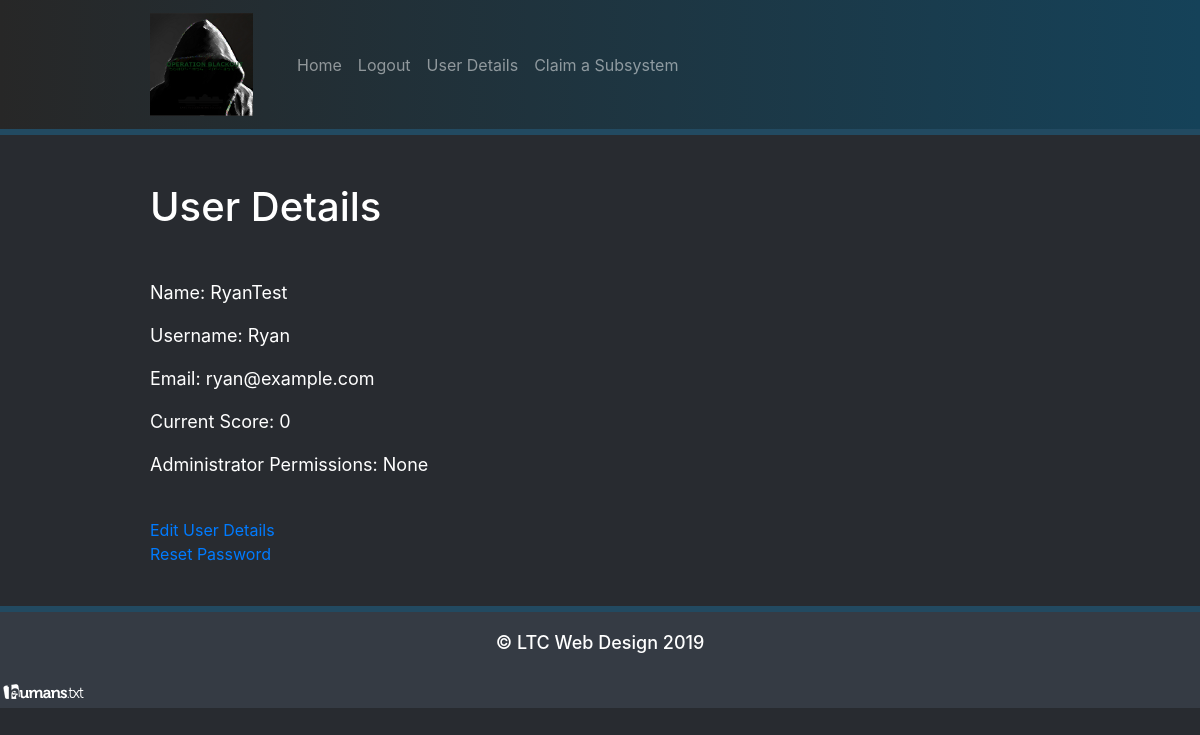
Page /user (signed in) on the earlier database version.
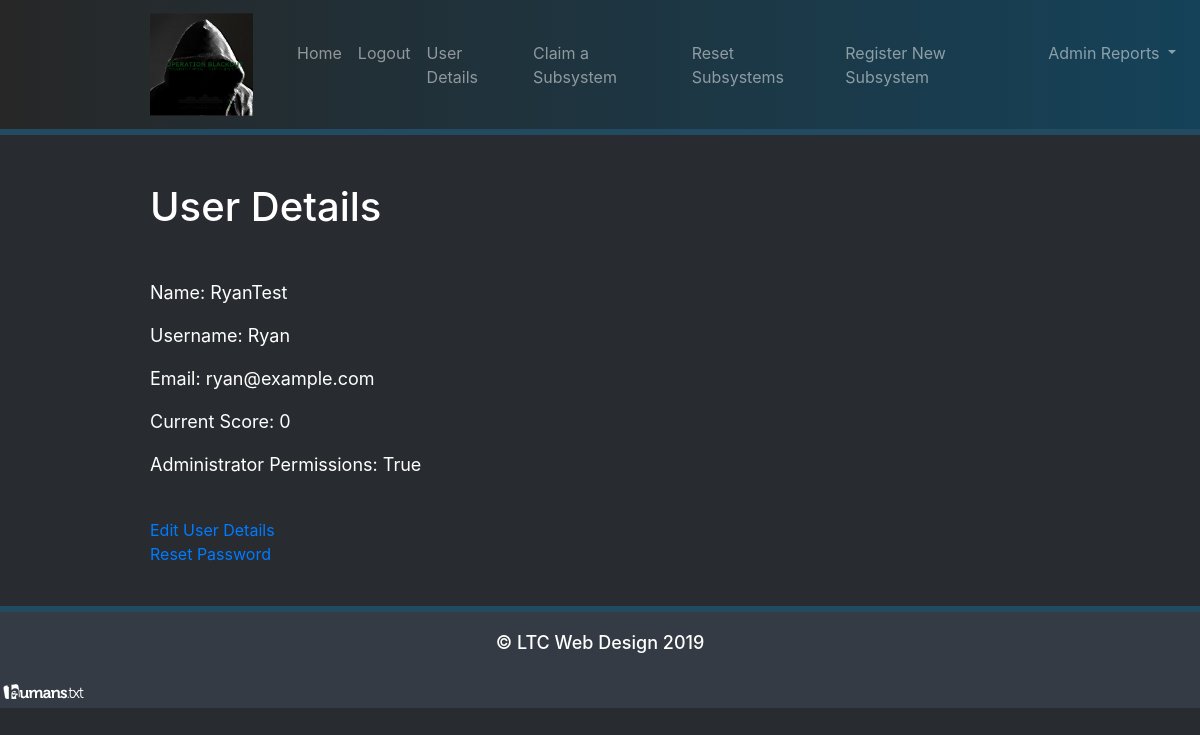
Same page on the later database version.
### models.py (models this page shows, shortened)
class User(UserMixin, db.Model):
    id = db.Column(db.Integer, primary_key=True)
    name = db.Column(db.String(64), index=True, unique=True)
    username = db.Column(db.String(64), index=True, unique=True)
    email = db.Column(db.String(120), index=True, unique=True)
    password_hash = db.Column(db.String(128))
    is_administrator = db.Column(db.Boolean)
    current_score = db.Column(db.Integer)
    active_player = db.Column(db.Boolean)
    def is_admin(self):
        if self.is_administrator == bool('true'):
            print("{} is an Administrator".format(self.username))
            return True
        else:
            print("{} is a Regular User".format(self.username))
            return False

### app.py (the view)
@app.route('/user', )
@login_required
def user_details():
    return render_template("user.html", title="User Details", user=current_user)

### models.py (called while the page is built)
@login.user_loader
def load_user(id):
    return User.query.get(int(id))

### templates/user.html
{% extends 'base.html' %}
{% block header %}
    <h1>{% block title %} {{ title }}   {% endblock %}</h1>
{% endblock %}
{% block content %}
    <p>Name: {{ user.name }}</p>
    <p>Username: {{ user.username }}</p>
    <p>Email: {{ user.email }}</p>
    <p>Current Score: {{ user.current_score }}</p>
    <p>Administrator Permissions: {{ user.is_administrator }}</p>
    <br>
    <a href=\edit_user\{{user.id}}>Edit User Details</a> <br>
    <a href=\reset_password\{{ user.id }}>Reset Password</a>
{% endblock %}

Differences in the rows shown:
changed User "RyanTest": is_administrator "None" → "True"
Other differences:
text now shown: "Reset Subsystems Register New Subsystem Admin Reports"
